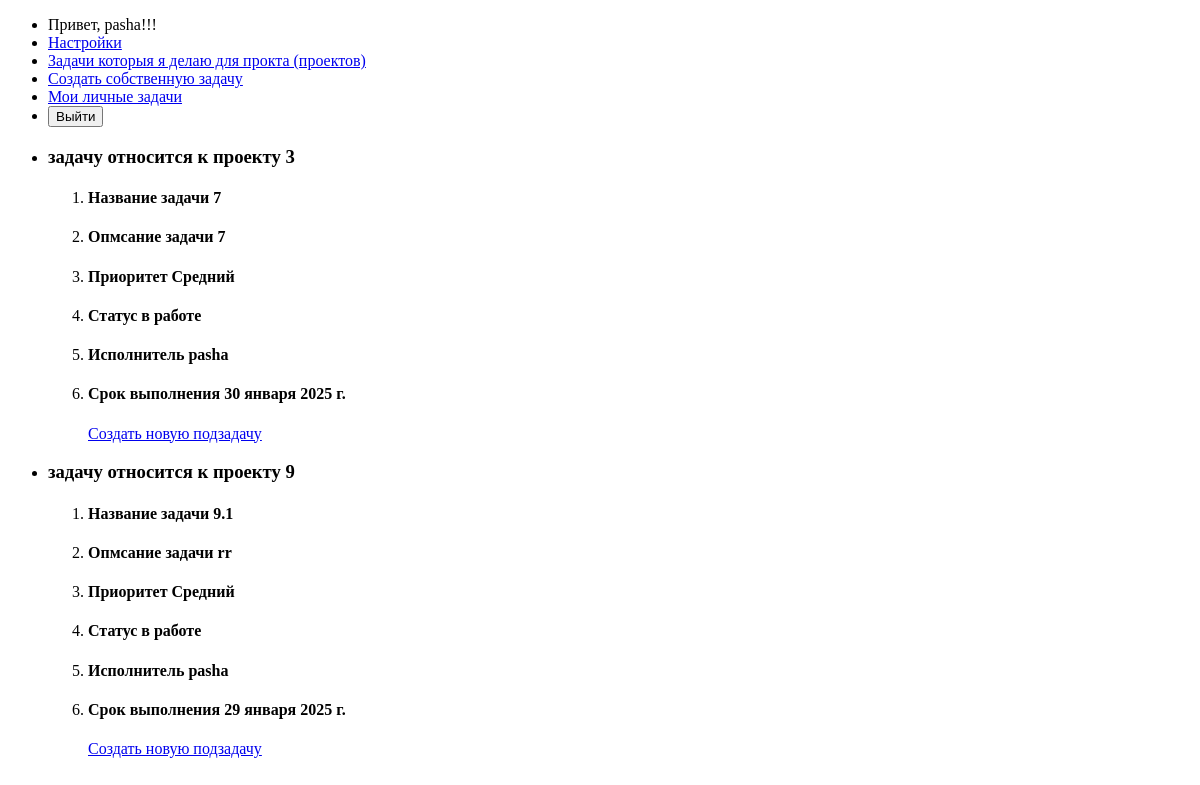
/tasksIDo (signed in), run on an earlier commit of the app's database.
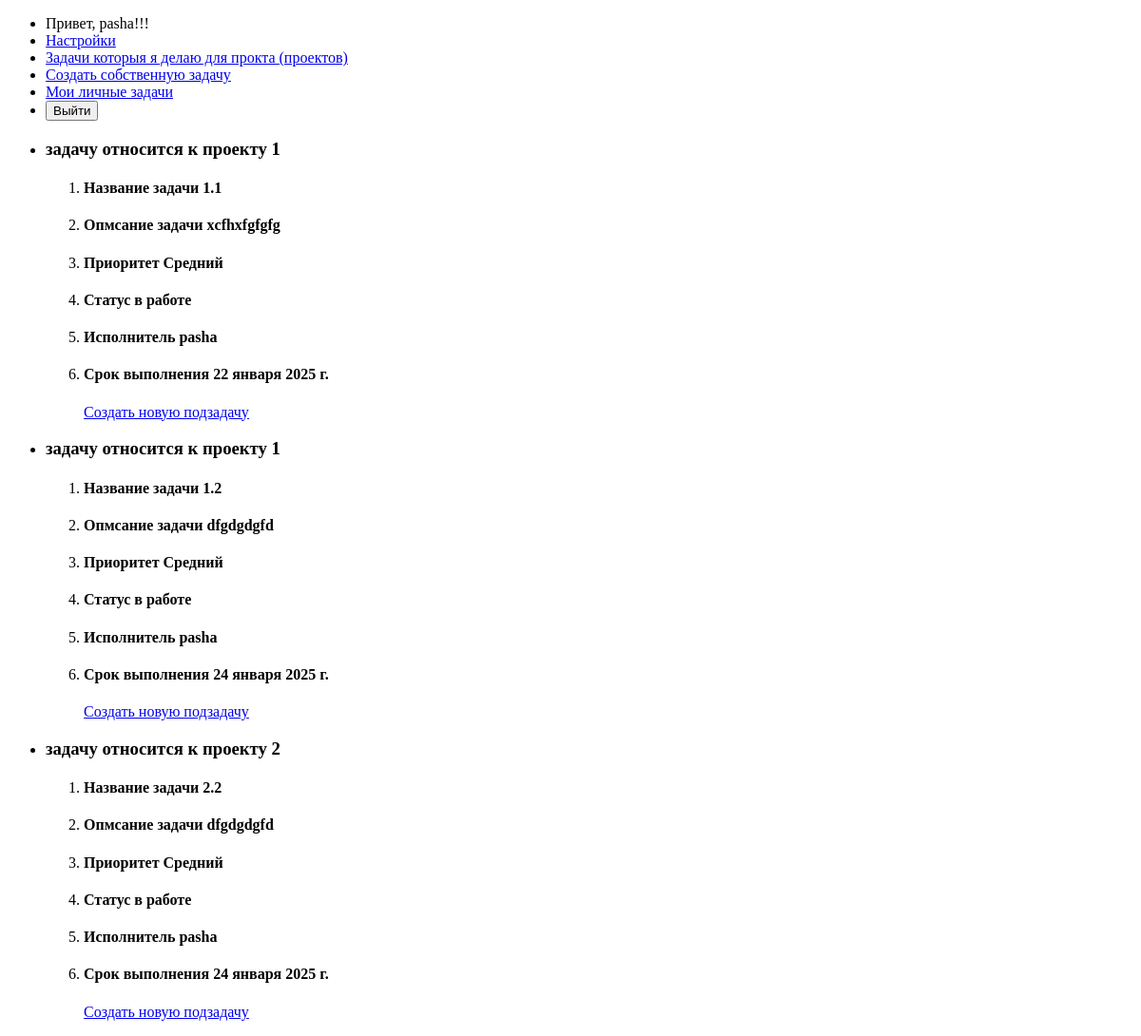
And on a later commit of the database.
### TM/models.py (models this page shows, shortened)
class Task(models.Model):
    PRIORITY = [
        ('high', 'Высокий'),
        ('medium', 'Средний'),
        ('low', 'Низкий')
    ]
    ACCOMPLISHMENTS_STATUS = [   # СТАТУС ДОСТИЖЕНИЙ
        ('in_progress', 'в работе'),
        ('on_review', 'На проверке'),
        ('completed', 'Выполнена'),
        ('canceled', 'Отменена')
    ]
    project = models.ForeignKey(Project, on_delete = models.CASCADE, related_name = 'tasks', verbose_name = 'Проект')
    name_task = models.CharField(max_length= 255, verbose_name = 'Название задачи')
    description = models.TextField(blank= True, verbose_name = 'Опмсание задачи')
    priority = models.CharField(max_length = 15, choices = PRIORITY, default = 'medium', verbose_name = 'Приоритет')
    status = models.CharField(max_length = 20, choices = ACCOMPLISHMENTS_STATUS, default = 'in_progress', verbose_name = 'Статус')
    executor = models.ForeignKey(User, on_delete = models.SET_NULL, null = True, blank = True, related_name = 'assigned_tasks', verbose_name = 'Исполнитель')
    due_date = models.DateField(verbose_name = 'Срок выполнения')
    date_creation = models.DateTimeField(auto_now_add = True, verbose_name = 'Дата создания')
    date_update = models.DateTimeField(auto_now = True, verbose_name = 'Дата обновления')
    class Meta:
        verbose_name = 'Задача'
        verbose_name_plural = 'Задачи'

class Project(models.Model):
    name = models.CharField(max_length = 255, unique = True, verbose_name = 'Название проекта')
    description = models.TextField(verbose_name = 'Описание проекта')
    end_date = models.DateField(verbose_name = 'Дфта окончания')
    creator = models.ForeignKey(User, on_delete = models.CASCADE, related_name = 'created_projects', verbose_name = 'Создатель')
    date_creation = models.DateTimeField(auto_now_add=True, verbose_name = 'Дата создания')
    class Meta:
        verbose_name = 'Проект'
        verbose_name_plural = 'Проекты'
    def __str__(self):
        return self.name

### TM/views.py (the view)
# urls.py: path('tasksIDo', views.tasksIDo, name = 'tasksIDo'),
def tasksIDo(request):
    if request.user.is_authenticated:
        my_task = Task.objects.filter(executor = request.user)
        task_subtask = Subtask.objects.filter(creator = request.user)
        return render(request, 'TM/tasksIDo.html', {'my_task': my_task, 'task_subtask': task_subtask})

### templates/TM/tasksIDo.html (shortened to what this page needs)
{% extends 'TM/base.html' %}
{% block content %}
    {% if my_task %}
        {% for task in my_task %}
            <div>
                <ul>
                    <li>
                        <h3>задачу относится к проекту {{ task.project }} </h3>
                    </li>
                </ul>
                <ul>
                    <ol>
                        <li><h4>Название задачи {{ task.name_task }}</h4></li>
                        <li><h4>Опмсание задачи {{ task.description }}</h4></li>
                        <li><h4>Приоритет {{ task.get_priority_display }}</h4></li>
                        <li><h4>Статус {{ task.get_status_display }}</h4></li>
                        <li><h4>Исполнитель {{ task.executor }}</h4></li>
                        <li><h4>Срок выполнения {{ task.due_date }}</h4></li>
                        <a href = "{% url 'new_subtask' task.id %}">Создать новую подзадачу</a>
                    </ol>
                </ul>
            </div>
        {% endfor %}
    {% else %}
        <p>У вас нет назначанных задач!!!</p>
    {% endif %}
{% endblock %}

What changed in the data, as far as the page shows it:
removed Task: project "3", name_task "7", description "7", priority "Средний", status "в работе", executor "pasha", due_date "30 января 2025 г."
no longer on this page (row edited): Task: project "9", name_task "9.1", description "rr", priority "Средний", status "в работе", executor "pasha", due_date "29 января 2025 г."
added Task: project "1", name_task "1.1", description "xcfhxfgfgfg", priority "Средний", status "в работе", executor "pasha", due_date "22 января 2025 г."
added Task: project "1", name_task "1.2", description "dfgdgdgfd", priority "Средний", status "в работе", executor "pasha", due_date "24 января 2025 г."
added Task: project "2", name_task "2.2", description "dfgdgdgfd", priority "Средний", status "в работе", executor "pasha", due_date "24 января 2025 г."
